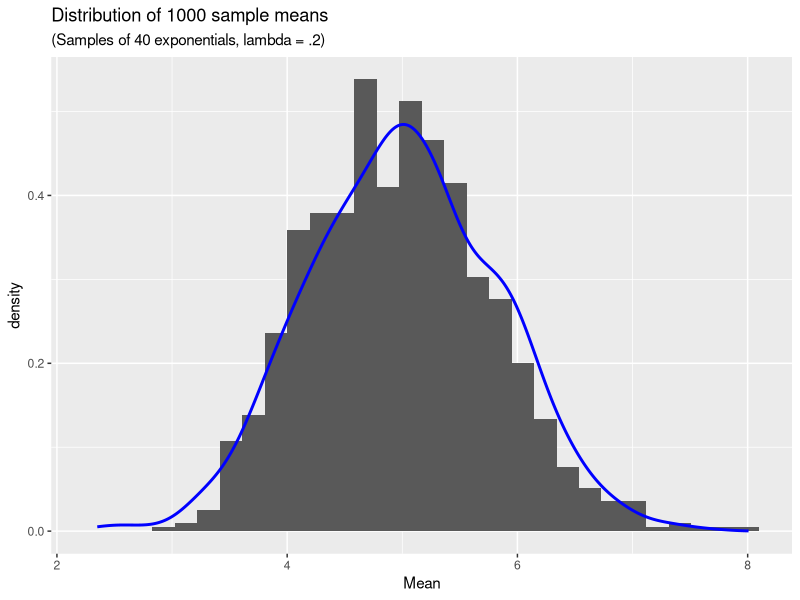
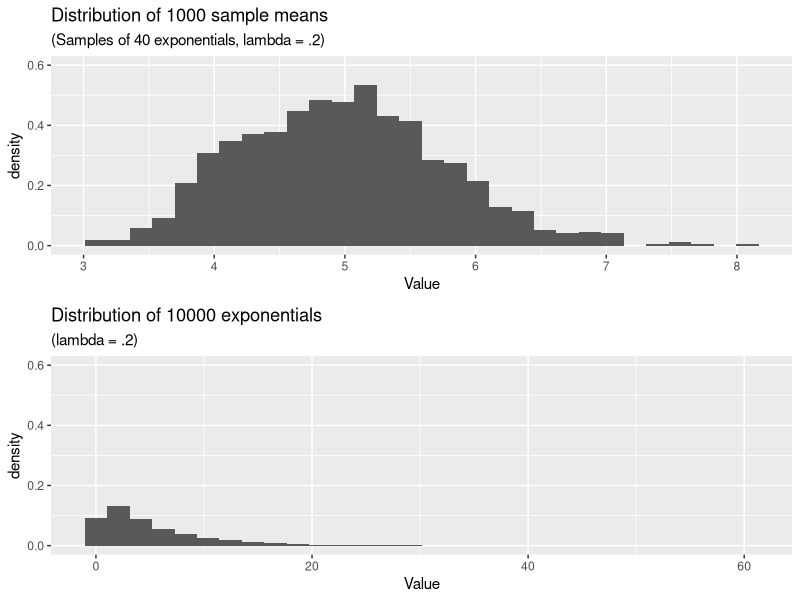
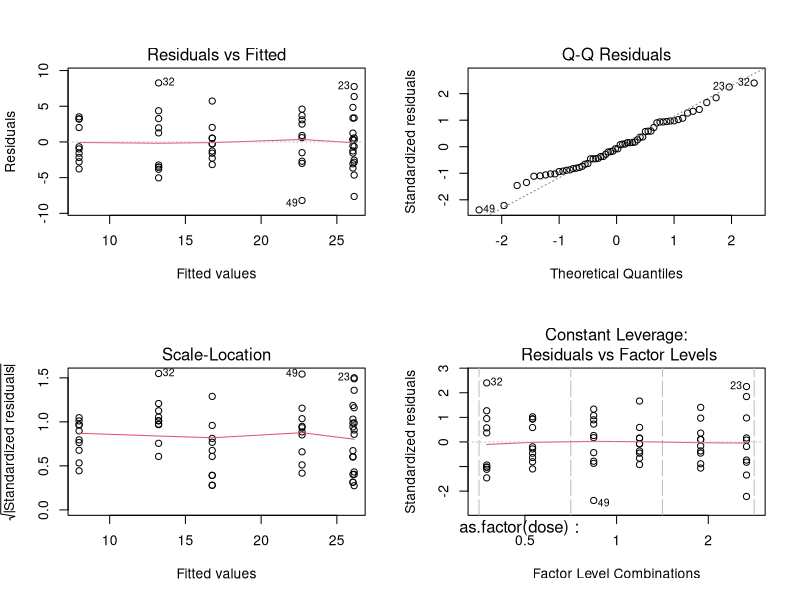

The R source for these figures, in order:
## ---- chunk 1
knitr::opts_chunk$set(echo = TRUE)
## ---- chunk 2
library(dplyr)
library(tidyr)
library(ggplot2)
library(ggpubr)
## ---- chunk 3
#This simulation creates a vector 'output" with the averages of 
#1000 sets of 40 exponential variables with lambda = .2
set.seed(15)
output_mean <- vector("numeric", length(1:1000))
for (i in 1:1000) { 
output_mean[[i]] <- mean(rexp(40,.2))
}

set.seed(15)
output_sd <- vector("numeric", length(1:1000))
for (i in 1:1000) { 
  output_sd[[i]] <- sd(rexp(40,.2))
}
set.seed(15)
output_var <- vector("numeric", length(1:1000))
for (i in 1:1000) { 
  output_var[[i]] <- var(rexp(40,.2))
}
## ---- chunk 4
sample_mean <- mean(output_mean)
sample_sd <- mean(output_sd)
sample_var <- mean(output_var)

sample_mean
sample_sd
sample_var
## ---- chunk 5
sim <- as_tibble(output_mean)
norm_curve <- rnorm(1000, sample_mean, sd(output_mean))
sim$norm <- norm_curve

sim %>%
  ggplot() +
  geom_histogram(aes(x = value, y = ..density..)) +
  geom_density(aes(x=norm), col = "blue", lwd = 1) +
  labs(
    x = "Mean",
    title = "Distribution of 1000 sample means",
    subtitle = "(Samples of 40 exponentials, lambda = .2)"
  ) 
## ---- chunk 6
#Sample distribution of 40000 exponential with lambda = .2
set.seed(12)
output2 <- rexp(40000, .2)
head(output2)
## ---- chunk 7
mean(output2)
sd(output2)
var(output2)
## ---- chunk 8
a <- as_tibble(output_mean) %>%
  ggplot() +
  geom_histogram(aes(x = value, y = ..density..)) +
  scale_y_continuous(limits = c(0,.6)) +
  labs(
    x = "Value",
    title = "Distribution of 1000 sample means",
    subtitle = "(Samples of 40 exponentials, lambda = .2)"
  ) 
b <- as_tibble(output2) %>%
  ggplot() +
  geom_histogram(aes(x = value, y = ..density..)) +
  scale_y_continuous(limits = c(0,.6)) +
  labs(
    x = "Value",
    title = "Distribution of 10000 exponentials",
    subtitle = "(lambda = .2)"
  ) 
ggarrange(a,b, ncol = 1, nrow = 2) 
## ---- chunk 9
TG <- ToothGrowth
str(TG)
## ---- chunk 10
#Tables of categorical predictors
table(TG$dose)
table(TG$supp)
## ---- chunk 11
y <- lm(data = TG, len ~ as.factor(dose) + supp + factor(dose) * supp) 
summary(y)
confint(y)
## ---- chunk 12
par(mfrow = c(2,2))
plot(y)
